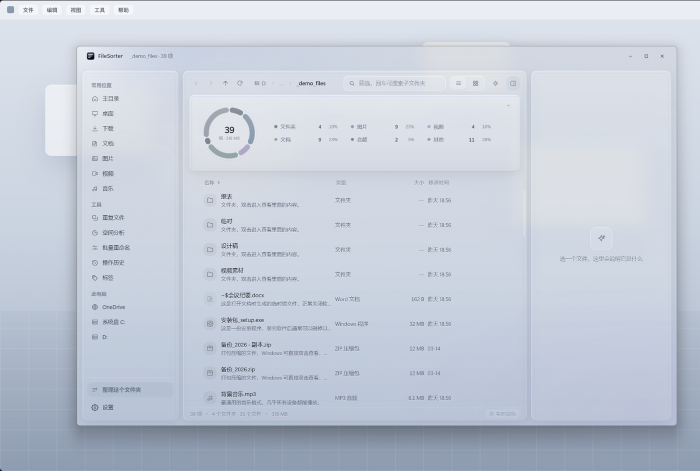
#> input picture docs/screenshot-main.png, 1400 x 941 px (shown at 1/2 size)
$ python -i reshoot.py   (imports and definitions only)
#> lines starting #> are read from the running program, lines starting #| are printed output that depends on the picture
"""
重拍 docs/ 下的文档截图。

窗口改成 DWM 亚克力之后，capturePage 拍出来的是一片透明（亚克力是系统画在窗口背后的，
不在页面的绘制树里），所以每一张都必须走 --capture-screen 的系统全屏截图。

主题和显示模式都是持久化的，逐个拍之前要先把 settings.json 摆到目标状态，
否则上一张的 mode/theme 会带到下一张。
"""
import json
import os
import shutil
import subprocess
import sys

ROOT = os.path.dirname(os.path.dirname(os.path.abspath(__file__)))
SETTINGS = os.path.expandvars(r'$APPDATA/filesorter/settings.json')
ELECTRON = os.path.join(ROOT, 'node_modules', 'electron', 'dist', 'electron.exe')
# 演示目录在工作区上一层，可用 FILE_SORTER_DEMO 覆盖；不写死绝对路径
DEMO = os.environ.get('FILE_SORTER_DEMO',
                      os.path.join(os.path.dirname(ROOT), '_demo_files'))
OUT = os.path.join(ROOT, '_probe', 'shots')
# 冒烟专用配置目录，和用户日常使用的 %APPDATA%/FileSorter 完全隔离
PROFILE = os.path.join(ROOT, '_probe', 'uprofile')
DOCS = os.path.join(ROOT, 'docs')

# (步骤, 输出文件名, 主题, 模式, 裁切框, 目标宽度)
# 裁切框为 None 表示用整屏。sidebar/dock 必须裁：全屏缩下去窗口只剩一小条，
# 缩放比例和别的图不一致，放进文档里会忽大忽小。
#
# 模式通过 --smoke-mode= 显式传给主进程。store 里的 mode 会被上一次冒烟改写，
# 不显式指定就会拍到一小条 dock。
#
# 每张都垫 SMOKE_BACKDROP=1 的合成桌面：亚克力窗口底板是透明的，
# 背后是用户的浏览器还是蓝天草地，截出来完全是两个东西，文档图必须可复现。
SHOTS = [
    ('',             'screenshot-main.png',     'light', 'window',  None,         1400),
    ('grid',         'screenshot-grid.png',     'light', 'window',  None,         1400),
    ('detailfile',   'screenshot-details.png',  'light', 'window',  None,         1400),
    ('dark',         'screenshot-dark.png',     'dark',  'window',  None,         1400),
    ('organize',     'screenshot-organize.png', 'light', 'window',  None,         1400),
    ('settings',     'screenshot-settings.png', 'light', 'window',  None,         1400),
    ('dupes',        'screenshot-dupes.png',    'light', 'window',  None,         1400),
    ('space',        'screenshot-space.png',    'light', 'window',  None,         1400),
    ('history',      'screenshot-history.png',  'light', 'window',  None,         1400),
    ('mode_sidebar', 'screenshot-sidebar.png',  'light', 'sidebar', (0, 0, 700, 1067),   620),
    # dock 挂件只有 460x325 左右，整屏缩到 560 宽会小得看不清；
    # 右下角这块取景框（相对全屏的比例）既保住挂件完整，又留一点桌面当透明参照。
    ('mode_dock',    'screenshot-dock.png',     'light', 'dock',     (0.66, 0.60, 1.0, 1.0), 560),
    ('wheelhover',   'screenshot-wheel.png',    'light', 'window',  None,         1100),
]


# [27 lines left out: functions ensure_profile, set_prefs, not called in this run]


def ime_noise(path):
    """数一下画面里有没有中文输入法候选条的绿色高亮。

    候选条是系统级置顶窗，宿主会话里正好在打字时就会飘到应用上面，
    alwaysOnTop / focus 都压不住。合成桌面现在是纯中性灰，
    所以任何成片的饱和绿都只可能是它 —— 检测到就重拍。
    """
#> called with path = '../docs/screenshot-main.png'
    import warnings
    from PIL import Image
    im = Image.open(path).convert('RGB')
#> im is the input picture: PIL image 1400x941 RGB; mean R, G, B 196.7, 204.6, 217
    w, h = im.size
#> w = 1400; h = 941
    region = im.crop((int(w * 0.3), int(h * 0.2), w, int(h * 0.9)))
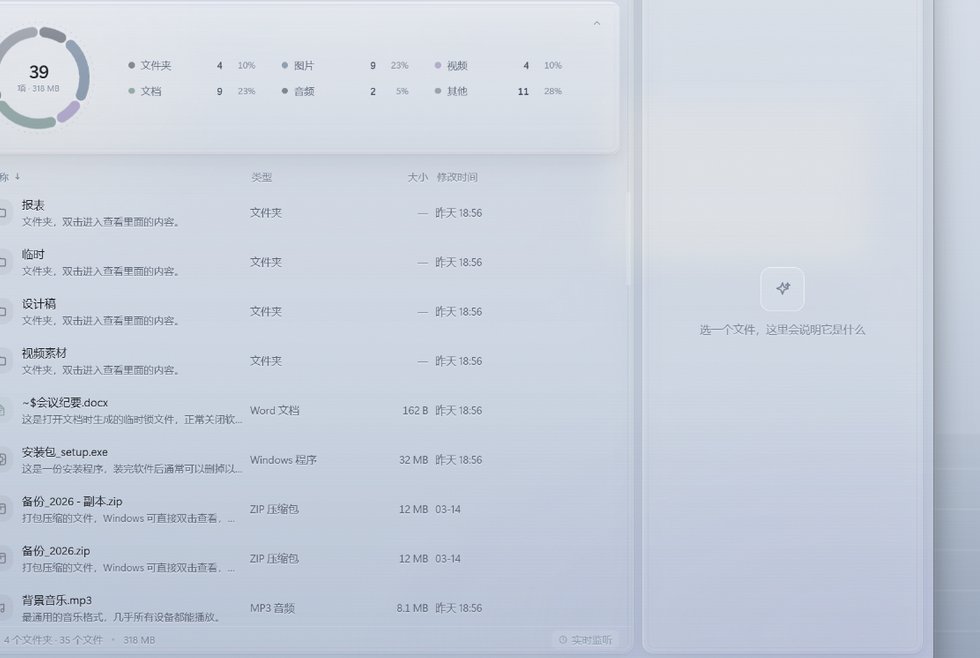
#> region: PIL image 980x658 RGB; mean R, G, B 201.2, 208.9, 221.2
    region = region.resize((max(1, region.width // 4), max(1, region.height // 4)))
#> region: PIL image 245x164 RGB
    with warnings.catch_warnings():
        warnings.simplefilter('ignore', DeprecationWarning)
        pixels = list(region.getdata())
#> pixels = 40180 items
    return sum(1 for r, g, b in pixels if g > r + 35 and g > b + 35 and g > 110)


# [64 lines left out: function main, not called in this run]


# [2 lines not run here, left out]

>>> result = ime_noise('../docs/screenshot-main.png')
#> result = 0
